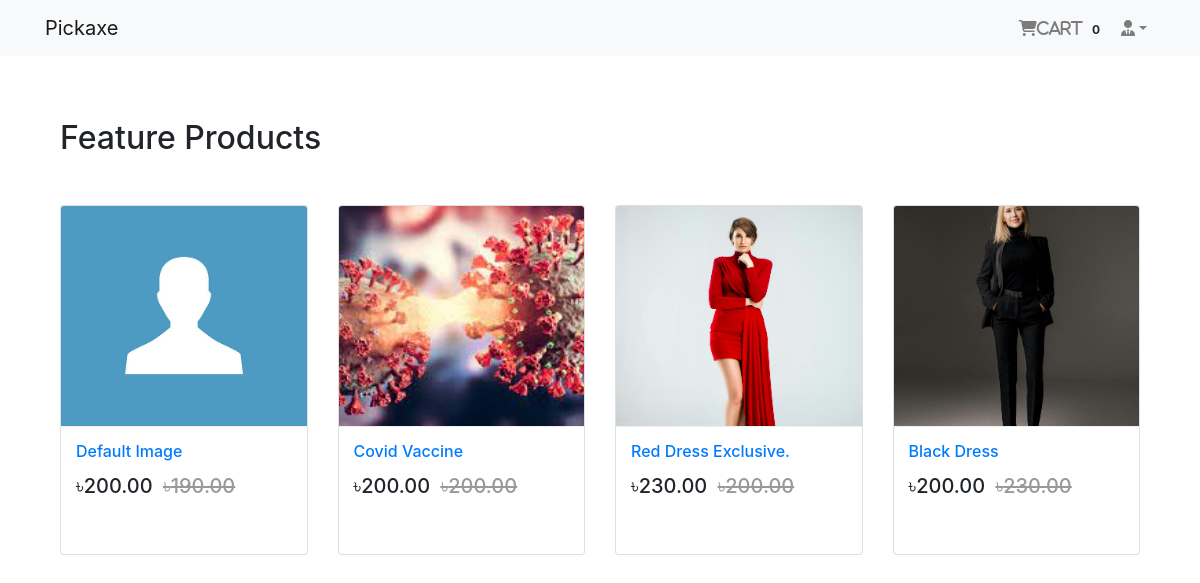
/ (signed in), run on the app's committed database.
### login_app/models.py (models this page shows, shortened)
class User(AbstractBaseUser, PermissionsMixin):
    email = models.EmailField(unique=True, null=False)
    is_staff = models.BooleanField(
        gettext_lazy('staff status'),
        default=False,
        help_text=gettext_lazy('Designates whether the user can log in this site')
    )
    is_active = models.BooleanField(
        gettext_lazy('active'),
        default=True,
        help_text=gettext_lazy(
            'Designates whether this user should be treated as active. Unselect this instead of deleting')
    )
    USERNAME_FIELD = 'email'
    object = MyUserManager()

### order_app/models.py (models this page shows, shortened)
class Order(models.Model):
    order_items = models.ManyToManyField(Cart)
    user = models.ForeignKey(settings.AUTH_USER_MODEL,on_delete=models.CASCADE)
    ordered = models.BooleanField(default=False)
    created = models.DateTimeField(auto_now_add=True)
    paymentId = models.CharField(max_length=264, blank=True,null=True)
    orderId = models.CharField(max_length=200, blank=True,null=True)

### shop_app/models.py (models this page shows, shortened)
class Product(models.Model):
    main_image = models.ImageField(upload_to='products/')
    name = models.CharField(max_length=264)
    category = models.ForeignKey(Category, on_delete=models.CASCADE, related_name='category')
    preview_text = models.TextField(max_length=200, verbose_name='Preview Text')
    detail_text = models.TextField(max_length=1000, verbose_name='Description')
    price = models.FloatField()
    old_price = models.FloatField(default=0.00)
    created = models.DateTimeField(auto_now_add=True)
    class Meta:
        ordering = ['-created',]

### shop_app/views.py (the view)
# urls.py: path('', views.Home.as_view(), name='home'),
class Home(ListView):
    model = Product
    template_name = 'shop_app/home.html'

### order_app/templatetags/cart_tag.py (called while the page is built)
@register.filter
def cart_total(user):
    order = Order.objects.filter(user=user, ordered=False)
    if order.exists():
        return order[0].order_items.count()
    else:
        return 0

### templates/shop_app/home.html
{% extends 'base.html' %}
{% block body_block %}
    <div class="container my-5">
        <h2 class="my-5">Feature Products</h2>
        <div class="row">
            {% for object in object_list %}
                <div class="col-md-6 col-sm-12 col-lg-3">
                    <figure class="card card-product">
                        <div class="img-wrap">
                            <img src="{{ object.main_image.url }}" style="width: 100%;height: 300px" alt="">
                        </div>
                        <figcaption class="info-wrap">
                            <h6 class="title"><a href="{% url 'shop_app:product-detail' object.id %}">{{ object.name }}</a></h6>
                            <div class="action-wrap">
                                <div class="price-wrap h5">
                                <span class="price-new">&#2547;{{ object.price|floatformat:2 }}</span>
                                <span class="price-old"><del>&#2547;{{ object.old_price|floatformat:2 }}</del></span>
                            </div>
                            </div>
                        </figcaption>
                    </figure>
                </div>
            {% endfor %}
        </div>
    </div>
{% endblock %}

### templates/navbar.html (shortened to what this page needs)
{% load cart_tag %}
<nav class="navbar navbar-expand-lg navbar-light bg-light">
    <nav class="container">
        <a class="navbar-brand" href="{% url 'shop_app:home' %}">Pickaxe</a>
        <div class="collapse navbar-collapse" id="navbarNav">
            <ul class="navbar-nav ml-auto">
                {% if request.user.is_authenticated %}
                    <li class="nav-item">
                    <a href="{% url 'order_app:cart-view' %}" class="nav-link">
                        <i class="fa fa-shopping-cart">Cart</i>
                        <span class="badge badge-light">{{ request.user | cart_total }}</span>
                    </a>
                    </li>
                    <li class="nav-item dropdown">
                        <a class="nav-link dropdown-toggle" href="#" id="navbarDropdown" role="button"
                           data-toggle="dropdown"
                           aria-haspopup="true" aria-expanded="false"><i
                                class="fas fa-user-tie"></i>{{ reuquest.user.profile.username }}</a>
                    </li>
                {% else %}
                    <li class="nav-item">
                    <a href="{% url 'login_app:login' %}" class="btn btn-primary">Login</a>
                    </li>
                {% endif %}
            </ul>
        </div>
    </nav>
</nav>

### templates/base.html (style rules this page uses)
.card { height: 350px; }
.card-product:after { content: ""; display: table; clear: both; visibility: hidden; }
.card-product .price-new, .card-product .pirce { margin-right: 5px; }
.card-product .price-old { color: #999; }
.card-product .img-wrap { border-radius: 3px 3px 0 0; overflow: hidden; position: relative; height: 220px; text-align: center; }
.card-product .img-wrap img { max-height: 100%; max-width: 100%; object-fit: cover; }
.card-product .info-wrap { overflow: hidden; padding: 15px; border-top: 1px solid #eee; }
.card-product .action-wrap { padding-top: 4px; margin-top: 4px; }
.card-product .title { margin-top: 0px; }

### data on the page
User: user|cart_total "0"
Product: main_image (placeholder picture), name "Default Image", price "200.00", old_price "190.00"
Product: main_image (picture), name "Covid Vaccine", price "200.00", old_price "200.00"
Product: main_image (picture), name "Red Dress Exclusive.", price "230.00", old_price "200.00"
Product: main_image (picture), name "Black Dress", price "200.00", old_price "230.00"
